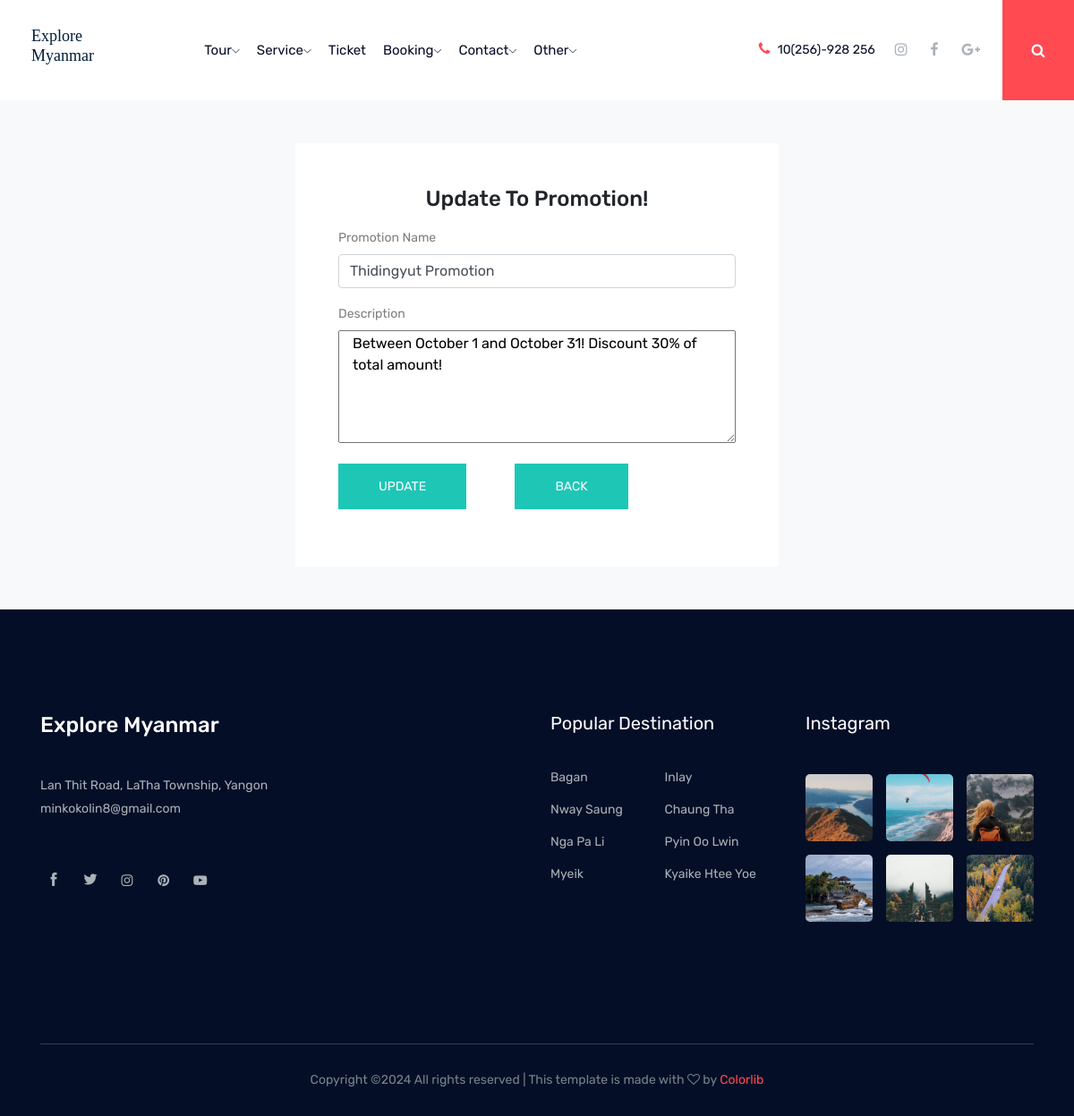
Page /admin/promotion_update.php?prid=1 on the committed database.
### tables this page shows
CREATE TABLE `promotion` (
  `promotionid` int(11) NOT NULL,
  `promotionname` varchar(50) DEFAULT NULL,
  `discountpercentage` int(11) DEFAULT NULL,
  `description` varchar(255) DEFAULT NULL
);

### admin/promotion_update.php (the view, shortened to what this page needs)
<?php
	include('../connect.php');
	include('menu_main_admin.php');
	if (isset($_REQUEST['prid'])) {
    $promotionid=$_REQUEST['prid'];
    $selectpromotion="SELECT * FROM Promotion where promotionid='$promotionid'";
    $runselectpromotion=mysqli_query($connection,$selectpromotion);
    if ($runselectpromotion) {
      $data=mysqli_fetch_array($runselectpromotion);
      $promotionname=$data['promotionname'];
      $promotiondescription=$data['description'];
    }
	}
 ?>
 <!DOCTYPE html>
 <html>
 <head>
 </head>
 <body>
 	<section class="site-section bg-light bg-image">
    	<br><br>
      <div class="container">
        <div class="row">
        	<div class="col-md-3">
        	</div>
          <div class="col-md-6 mb-0" data-aos="fade-up" data-aos-once="false">
            <form action="" class="p-5 bg-white" method="post" action="">
              <center><h2 class="h4 text-black mb-3">Update To Promotion!</h2></center>
              <div class="row form-group">
                <div class="col-md-12 mb-0 mb-md-0">
                  <label class="text-black">Promotion Name</label>
                  <input type="text" class="form-control" name="txtpromotionname" value="<?php echo $promotionname ?>" required>
                </div>
              </div>
              <div class="row form-group">
                <div class="col-md-12 mb-0 mb-md-0">
                  <label class="text-black">Description</label><br>
                  <textarea name="txtpromotiondescription" class="col-12" rows="5"><?php echo $promotiondescription; ?></textarea>
                </div>
              </div>
              <div class="row form-group">
                <div class="col-md-4 col-3">
                  <input type="submit" value="Update" class="button button-contactForm boxed-btn" name="btnpromotionupdate">
                </div>
                <div class="col-md-1 col-3">
                </div>
                <div class="col-md-4 col-3">
                	<a href="promotion.php">
              			<button type="button" class="button button-contactForm boxed-btn">Back</button>
            		</a>
                </div>
              </div>
            </form>
          </div>
        </div>
      </div>
      <br><br>
    </section>
 </body>
 </html>
 <?php
 	include('footer.php');
  ?>

### rows in the picture
promotion: txtpromotionname "Thidingyut Promotion", txtpromotiondescription "Between October 1 and October 31! Discount 30% of total amount!"
